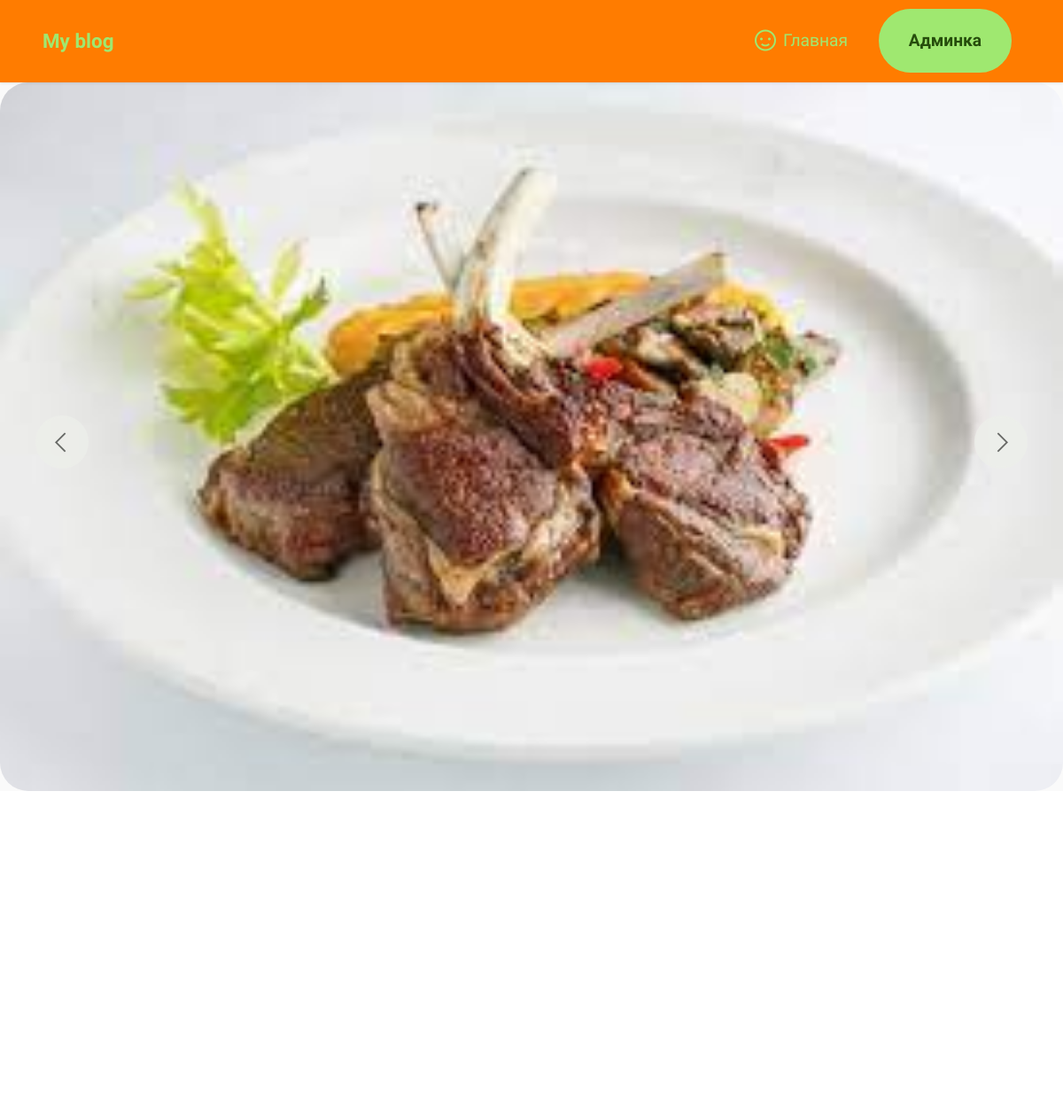
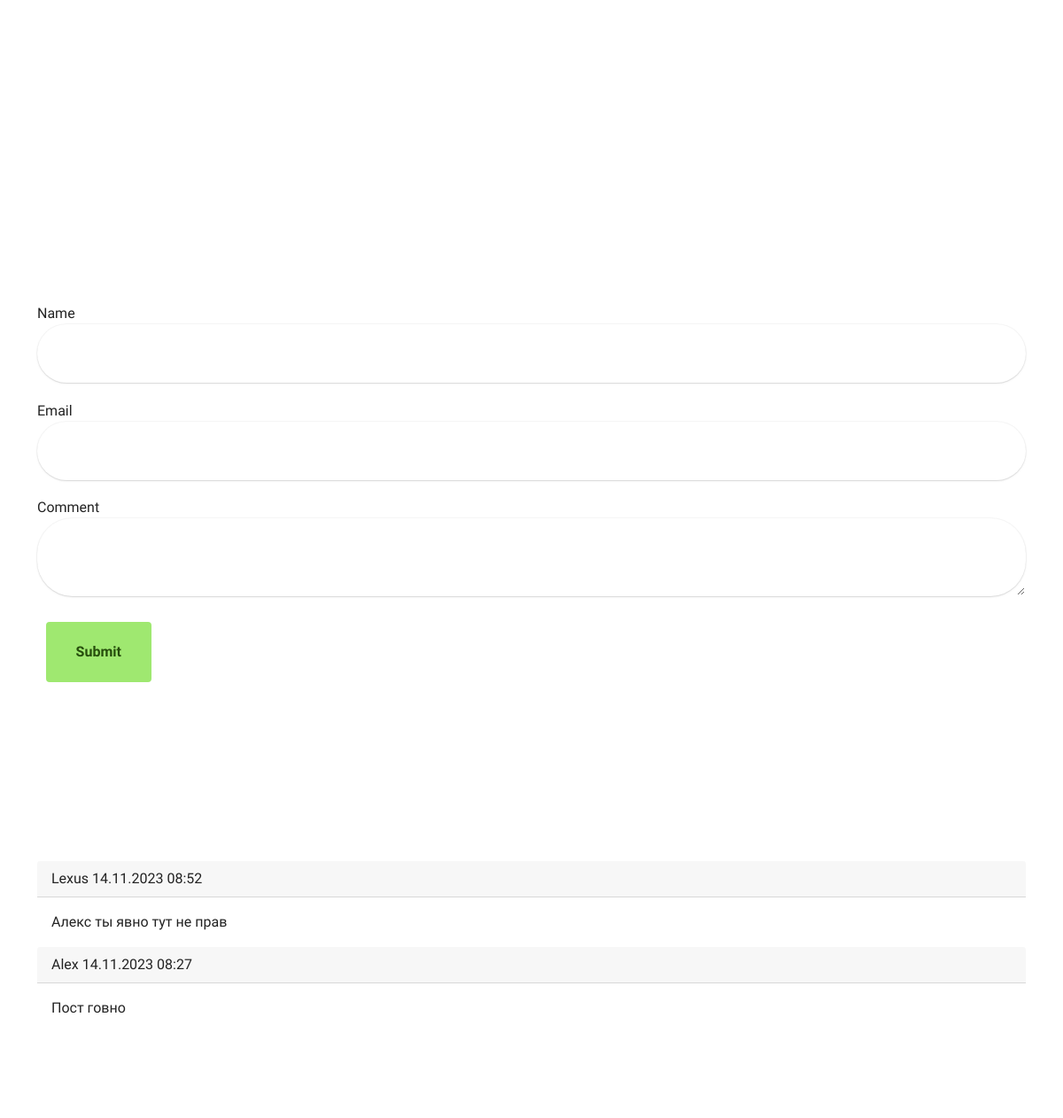
Page /post/2/ (signed in) on the committed database (2 pictures, top to bottom).
### postapp/models.py (models this page shows, shortened)
class ImagesPost(models.Model):
    post = models.ForeignKey(Post, on_delete=models.CASCADE, related_name='images')
    image = models.ImageField(upload_to='post/images')

class Comment(models.Model):
    post = models.ForeignKey(Post, on_delete=models.CASCADE)
    name = models.CharField(max_length=255)
    email = models.EmailField(null=True, blank=True)
    body = models.TextField()
    publish = models.DateTimeField(default=timezone.now)
    created_at = models.DateTimeField(auto_now_add=True)
    updated_at = models.DateTimeField(auto_now=True)
    class Meta:
        ordering = ('-publish',) # Делаем сортировку по дате публикации
        indexes = (
            models.Index(fields=['-publish']), # Добавляем индексы для ускорения работы с базой данных
        )

### postapp/views.py (the view, shortened to what this page needs)
# urls.py: path('post/<int:post_id>/', PostView.as_view(), name='post'),
class PostView(View):
    def get(self, request, post_id):
        commentform = CommentsForms()
        posts = Post.published.get(id=post_id)
        comments = Comment.objects.filter(post=posts)
        context = {
            'title': 'Пост',
            'posts': posts,
            'form': commentform,
            'comments': comments,
        }
        return render(request, 'postapp/post.html', context=context)

### postapp/forms.py
class CommentsForms(ModelForm):
    class Meta:
        model = Comment
        fields = ['name', 'email', 'body']

### postapp/models.py (called while the page is built)
    def get_queryset(self):
        return super().get_queryset().filter(status=Post.Status.PUBLISHED)

### postapp/templates/postapp/post.html (shortened to what this page needs)
{% extends 'postapp/base.html' %}
{% load static %}
{% block content %}
  {% block css %}
      <link rel="stylesheet" href="{% static 'assets1/web/assets/mobirise-icons2/mobirise2.css' %}">
      <link rel="stylesheet" href="{% static 'assets1/bootstrap/css/bootstrap.min.css' %}">
      <link rel="stylesheet" href="{% static 'assets1/bootstrap/css/bootstrap-grid.min.css' %}">
      <link rel="stylesheet" href="{% static 'assets1/bootstrap/css/bootstrap-reboot.min.css' %}">
      <link rel="stylesheet" href="{% static 'assets1/theme/css/style.css' %}">
      <link rel="preload" as="style" href="{% static 'assets1/mobirise/css/mbr-additional.css' %}"><link rel="stylesheet" href="{% static 'assets1/mobirise/css/mbr-additional.css' %}" type="text/css">
  {% endblock %}
  <section data-bs-version="5.1" class="slider1 cid-tVvjgw5Gg1" id="slider1-0">
    <div class="carousel slide" id="tVvjy2G5Yb" data-interval="5000" data-bs-interval="5000">
      <ol class="carousel-indicators">
      </ol>
      <div class="carousel-inner">
        {% for image in posts.images.all %}
          <div class="carousel-item slider-image item {% if forloop.first %}active{% endif %}">
            <div class="item-wrapper">
              <img class="d-block w-100" src="{{ image.image.url }}" alt="Mobirise Website Builder">
              <div class="carousel-caption">
              </div>
            </div>
          </div>
        {% endfor %}
      </div>
      <a class="carousel-control carousel-control-prev" role="button" data-slide="prev" data-bs-slide="prev" href="#tVvjy2G5Yb">
        <span class="mobi-mbri mobi-mbri-arrow-prev" aria-hidden="true"></span>
      </a>
      <a class="carousel-control carousel-control-next" role="button" data-slide="next" data-bs-slide="next" href="#tVvjy2G5Yb">
        <span class="mobi-mbri mobi-mbri-arrow-next" aria-hidden="true"></span>
      </a>
    </div>
  </section>
    <section data-bs-version="5.1" class="image2 cid-tVvjtJegyJ" id="image2-1">
        <div class="container">
            <div class="row align-items-center">
                <div class="col-12 col-lg-6">
                    <div class="image-wrapper">
                    </div>
                </div>
                <div class="col-12 col-lg">
                    <div class="text-wrapper">
                    </div>
                </div>
            </div>
        </div>
    </section><section class="display-7" style="padding: 0;align-items: center;justify-content: center;flex-wrap: wrap;    align-content: center;display: flex;position: relative;height: 4rem;"></section>
    <section data-bs-version="5.1" class="image2 cid-tVvjtJegyJ" id="image2-1">
        <div class="container-md">
            <form method="post" class="comment-form" action="{% url 'postapp:post' posts.id %}">
                <div class="form-group">
                    <label for="name">Name</label>
                    <input type="text" class="form-control" id="name" name="name" value="{{ form.name.value|default:'' }}">
                </div>
                <div class="form-group">
                    <label for="email">Email</label>
                    <input type="email" class="form-control" id="email" name="email" value="{{ form.email.value|default:'' }}">
                </div>
                <div class="form-group">
                    <label for="body">Comment</label>
                    <textarea class="form-control" id="body" name="body">{{ form.body.value|default:'' }}</textarea>
                </div>
                <button type="submit" class="btn btn-primary">Submit</button>
            </form>
        </div>
    </section>
    <section data-bs-version="5.1" class="image2 cid-tVvjtJegyJ" id="image2-1">
        <div class="container-md">
            {% for comment in comments %}
                <div class="card">
                    <div class="card-header">
                        {{ comment.name }}
                        {{ comment.publish|date:"d.m.Y H:i" }}
                    </div>
                    <div class="card-body">
                        {{ comment.body }}
                    </div>
                </div>
            {% endfor %}
        </div>
    </section>
{% endblock %}

### static/assets/theme/css/style.css (style rules this page uses)
section { background-color: #ffffff; }
button { background-color: transparent; border-color: transparent; }
.embla__button, .carousel-control { background-color: #edefea !important; opacity: 0.8 !important; color: #464845 !important; border-color: #edefea !important; }
section, .container, .container-fluid { position: relative; word-wrap: break-word; }
a { font-style: normal; font-weight: 400; cursor: pointer; }
a, a:hover { text-decoration: none; }
h1, h2, h3, h4, h5, h6, .display-1, .display-2, .display-4, .display-5, .display-7, span, p, a { line-height: 1; word-break: break-word; word-wrap: break-word; font-weight: 400; }
section { background-position: 50% 50%; background-repeat: no-repeat; background-size: cover; }
img, iframe { display: block; width: 100%; }
.card { background-color: transparent; border: none; }
.btn { font-weight: 600; border-width: 1px; font-style: normal; margin: 0.6rem 0.6rem; white-space: normal; transition: all 0.2s ease-in-out; display: inline-flex; align-items: center; justify-content: center; word-break: break-word; }
[type=submit] { -webkit-appearance: none; }
.row { display: -webkit-flex; -webkit-flex-wrap: wrap; }
.carousel-control { z-index: 10; display: -webkit-flex; }
.carousel-item { text-align: center; }
.carousel-item img { margin: auto; }
.carousel-item.active, .carousel-item-next, .carousel-item-prev { display: flex; }
html, body { height: auto; min-height: 100vh; }
.form-control { background-color: #ffffff; background-clip: border-box; color: #232323; line-height: 1rem !important; height: auto; padding: 1.2rem 2rem; transition: border-color 0.25s ease 0s; border: 1px solid transparent !important; border-radius: 4px; box-shadow: rgba(0, 0, 0, 0.07) 0px 1px 1px 0px, rgba(0, 0, 0, 0.07) 0px 1px 3px 0px, rgba(0, 0, 0, 0.03) 0px 0px 0px 1px; }
.row > * { padding-right: 1rem; padding-left: 1rem; }
textarea.form-control { line-height: 1.5rem !important; }
.form-group { margin-bottom: 1.2rem; }
.form-control, form .btn { min-height: 48px; }
ul, ol, pre, blockquote { margin-bottom: 2.3125rem; }
.container, .container-fluid { padding-left: 16px; padding-right: 16px; }
.row { margin-left: -16px; margin-right: -16px; }
.row > [class*=col] { padding-left: 16px; padding-right: 16px; }
.item { position: relative; }

### static/assets/mobirise/css/mbr-additional.css (style rules this page uses)
.btn { border-width: 2px; }
img, .card-wrap, .card-wrapper, .video-wrapper, .mbr-figure iframe, .google-map iframe, .slide-content, .plan, .card, .item-wrapper { border-radius: 2rem !important; }
.display-7 { font-family: 'Lobster', display; font-size: 1.4rem; line-height: 1.3; }
.btn { padding: 1.25rem 2rem; border-radius: 4px; }
.btn-primary, .btn-primary:active { background-color: #9fe870 !important; border-color: #9fe870 !important; color: #264d0c !important; box-shadow: none; }
a, a:hover { color: #9fe870; }
.form-control { font-family: 'Lobster', display; font-size: 1.4rem; line-height: 1.3; font-weight: 400; border-radius: 40px !important; }
a { transition: color 0.6s; }

### rows in the picture
ImagesPost: image (picture)
Comment: name "Lexus", publish "14.11.2023 08:52", body "Алекс ты явно тут не прав"
Comment: name "Alex", publish "14.11.2023 08:27", body "Пост говно"
